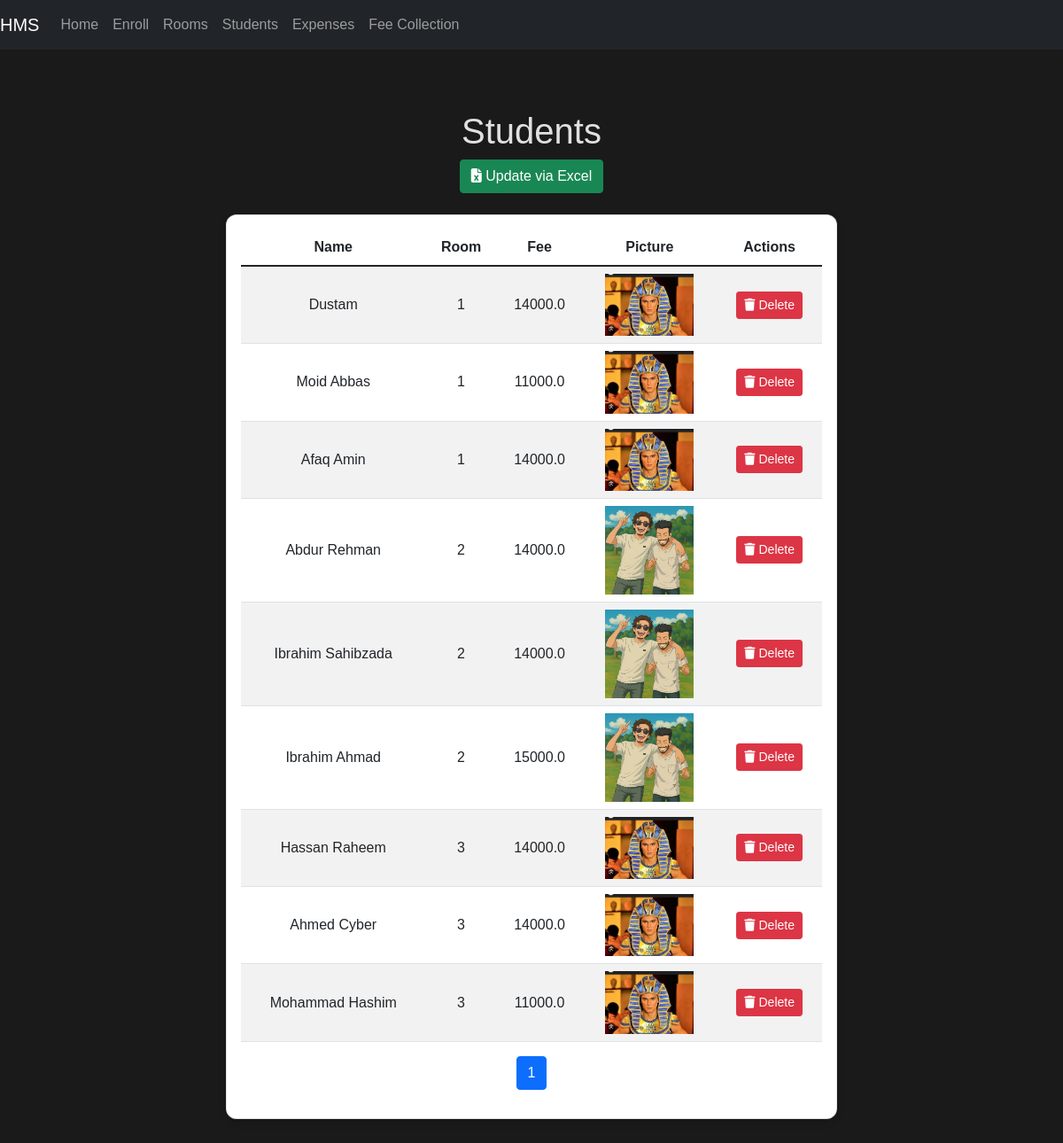
/students (signed in), run on an earlier commit of the app's database.
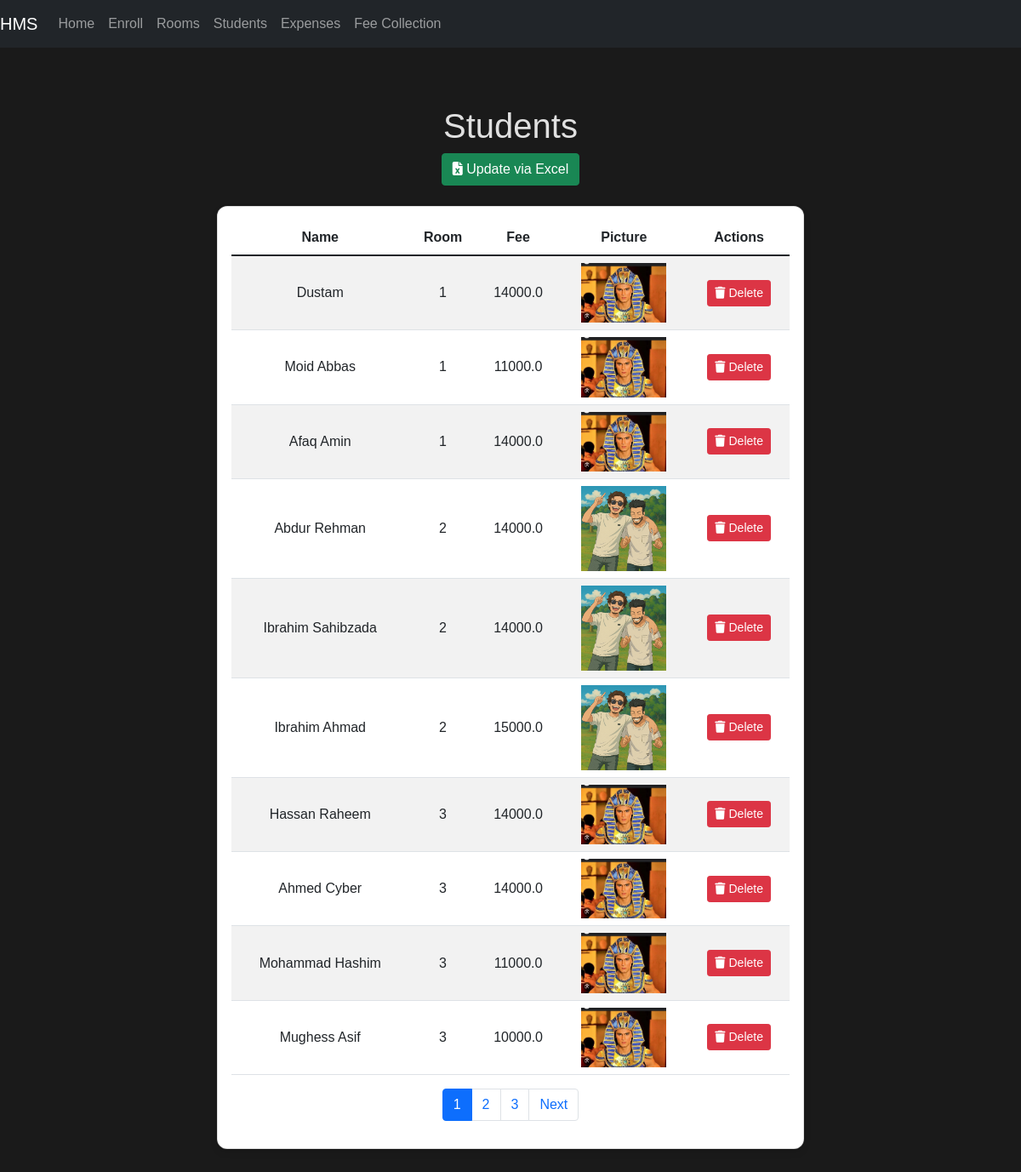
And on a later commit of the database.
### models.py (models this page shows, shortened)
class Student(db.Model):
    id = db.Column(db.Integer, primary_key=True)
    name = db.Column(db.String(100), nullable=False)
    fee = db.Column(db.Float, nullable=False)
    room_id = db.Column(db.Integer, db.ForeignKey('room.id'), nullable=False)
    picture = db.Column(db.String(100))
    status = db.Column(db.String(20), default='active')  # active, inactive, graduated
    enrollment_date = db.Column(db.DateTime, default=datetime.utcnow)
    last_fee_payment = db.Column(db.DateTime)
    room = relationship('Room', back_populates='students')
    fee_records = relationship('FeeRecord', back_populates='student')

class Room(db.Model):
    id = db.Column(db.Integer, primary_key=True)
    room_number = db.Column(db.Integer, unique=True, nullable=False)
    students = relationship('Student', back_populates='room')

### app.py (the view)
@app.route('/students')
@login_required
def students():
    page = request.args.get('page', 1, type=int)
    per_page = 10
    paginated_students = Student.query.paginate(page=page, per_page=per_page)
    form = EnrollForm()  # Create an instance of the form for CSRF token
    return render_template('students.html', students=paginated_students, form=form)

### app.py (called while the page is built)
@login_manager.user_loader
def load_user(user_id):
    return Admin.query.get(int(user_id))

### templates/students.html (shortened to what this page needs)
{% extends 'base.html' %}
{% block content %}
<h1 class="text-center">Students</h1>
<div class="d-flex justify-content-center mb-4">
    <a href="{{ url_for('update_students_excel') }}" class="btn btn-success">
        <i class="fas fa-file-excel"></i> Update via Excel
    </a>
</div>
<div class="d-flex justify-content-center">
    <div class="card w-75">
        <div class="card-body">
            <table class="table table-striped">
                <thead>
                    <tr>
                        <th>Name</th>
                        <th>Room</th>
                        <th>Fee</th>
                        <th>Picture</th>
                        <th>Actions</th>
                    </tr>
                </thead>
                <tbody>
                    {% for student in students.items %}
                    <tr>
                        <td>{{ student.name }}</td>
                        <td>{{ student.room.room_number }}</td>
                        <td>{{ student.fee }}</td>
                        <td><img src="{{ url_for('static', filename='uploads/' ~ student.picture) }}" alt="Student Picture" width="100"></td>
                        <td>
                            <button type="button" class="btn btn-danger btn-sm" data-bs-toggle="modal" data-bs-target="#deleteModal{{ student.id }}">
                                <i class="fas fa-trash"></i> Delete
                            </button>
                        </td>
                    </tr>
                    {% endfor %}
                </tbody>
            </table>
            <nav aria-label="Page navigation">
                <ul class="pagination justify-content-center">
                    {% for page_num in range(1, students.pages + 1) %}
                        <li class="page-item {% if page_num == students.page %}active{% endif %}">
                            <a class="page-link" href="{{ url_for('students', page=page_num) }}">{{ page_num }}</a>
                        </li>
                    {% endfor %}
                    {% if students.has_next %}
                        <li class="page-item">
                            <a class="page-link" href="{{ url_for('students', page=students.next_num) }}">Next</a>
                        </li>
                    {% endif %}
                </ul>
            </nav>
        </div>
    </div>
</div>
{% endblock %}

### templates/base.html (shortened to what this page needs)
<!DOCTYPE html>
<html lang="en">
<head>
    <link href="https://cdn.jsdelivr.net/npm/bootstrap@5.1.3/dist/css/bootstrap.min.css" rel="stylesheet">
    <link rel="stylesheet" href="{{ url_for('static', filename='style.css') }}">
</head>
<body>
    <nav class="navbar navbar-expand-lg navbar-dark bg-dark">
      <a class="navbar-brand" href="{{ url_for('home') }}">HMS</a>
      <div class="collapse navbar-collapse" id="navbarNav">
          <ul class="navbar-nav">
              <li class="nav-item active"><a class="nav-link" href="{{ url_for('admin_dashboard') }}">Home</a></li>
              <li class="nav-item"><a class="nav-link" href="{{ url_for('enroll') }}">Enroll</a></li>
              <li class="nav-item"><a class="nav-link" href="{{ url_for('rooms') }}">Rooms</a></li>
              <li class="nav-item"><a class="nav-link" href="{{ url_for('students') }}">Students</a></li>
              <li class="nav-item"><a class="nav-link" href="{{ url_for('expenses') }}">Expenses</a></li>
              <li class="nav-item"><a class="nav-link" href="{{ url_for('collect_fee') }}">Fee Collection</a></li>
            </ul>
      </div>
    </nav>
    <div class="container mt-5">
        {% block content %}{% endblock %}
    </div>
</body>
</html>

### static/style.css (style rules this page uses)
body { font-family: Arial, sans-serif; background-color: #1a1a1a; color: white; margin: 0; padding: 0; }
h1, h2, h3, h4, h5, h6 { color: #e0e0e0; }
.container { width: 80%; margin: 0 auto; padding: 20px; }
.card { box-shadow: 0 4px 8px rgba(0, 0, 0, 0.1); border-radius: 12px; color: black !important; }
.btn-primary, .btn-danger { transition: transform 0.2s ease-in-out; }
.table th, .table td { vertical-align: middle; text-align: center; }
.card-body, .card-title, .form-label, input { color: rgb(11, 72, 170) !important; }

What changed in the data, as far as the page shows it:
added Student: name "Mughess Asif", room.room_number "3", fee "10000.0", picture (picture)
Also different on the page:
new list line: "2"
new list line: "3"
text now shown: "Next"
